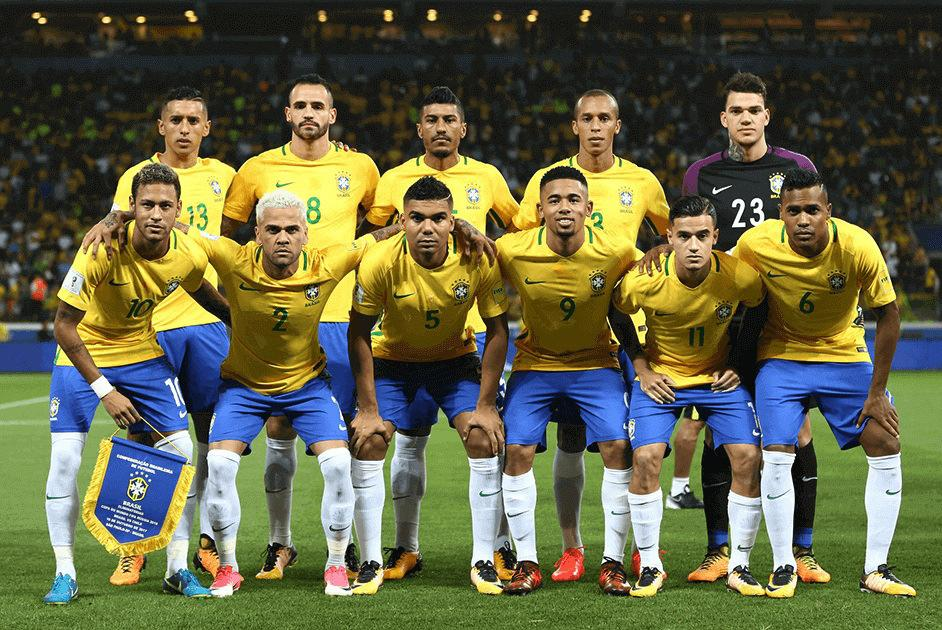
#> input picture Projects/Images/HaarCascade/selecao.jpg, 942 x 630 px
$ python selecao.py
#> lines starting #> are read from the running program, lines starting #| are printed output that depends on the picture; after the words box and inside, x2 and y2 are one past the last pixel; in counts of white or black regions, pixels touching at a corner belong together
import cv2
from pathlib import Path

path = Path().absolute().parent.parent.parent

selecao = cv2.imread(f"{path}/Images/HaarCascade/selecao.jpg")
#> selecao is the input picture: shape (630, 942, 3); mean B, G, R 69.5, 100.2, 99.6
haarcascade = cv2.CascadeClassifier(f"{path}/XML/haarcascade_frontalface_default.xml")

gray = cv2.cvtColor(selecao, cv2.COLOR_BGR2GRAY)
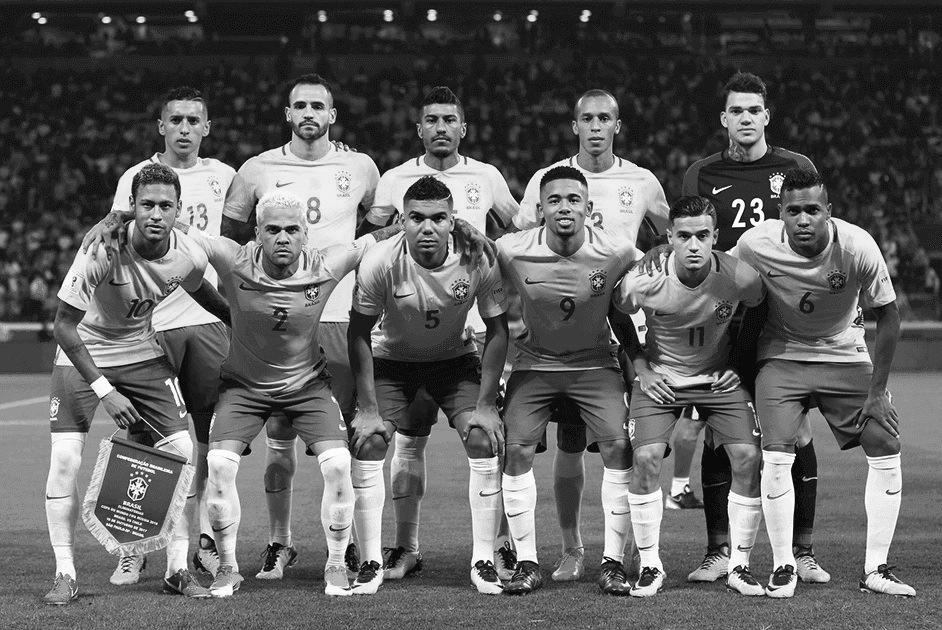
#> gray: shape (630, 942); min 0, max 255, mean 96.5

faces = haarcascade.detectMultiScale(gray, 1.3, 5, 0, (30,30))
#> faces = [[280, 84, 59, 59], [717, 88, 59, 59], [566, 95, 59, 59], [536, 177, 58, 58], [412, 96, 59, 59], [154, 96, 62, 62], [129, 184, 57, 57], [776, 192, 55, 55], [397, 196, 61, 61], [254, 207, 60, 60], [666, 214, 57, 57]]

for (x, y, w, h) in faces:
    cv2.rectangle(selecao, (x, y), (x + w, y + h), (0, 0, 255), 2)
#> this loop made 11 passes
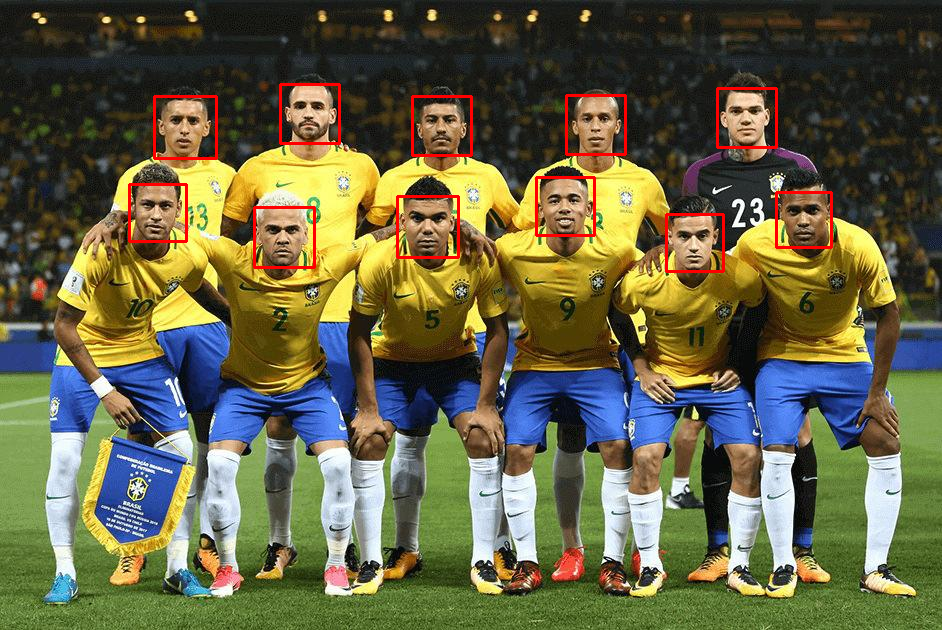
#> selecao: shape (630, 942, 3); 1.3% of pixels changed, all inside (x1, y1, x2, y2) = (128, 83, 833, 273)

print(f"Número de faces: {len(faces)}")
#| Número de faces: 11
cv2.imshow("Selecao", selecao)

cv2.waitKey()
cv2.destroyAllWindows()
